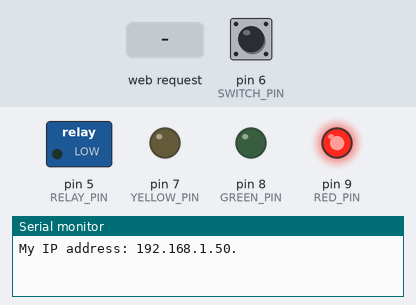
The sketch below on a simulated Arduino Uno, built with avr-gcc and run on an emulated ATmega328P. Parts: switched loads named in the sketch (green lamp = pin HIGH), output pins drawn as LEDs (lit = HIGH), the last lines printed to the serial monitor. The inputs (shaded band) are chosen by the test bench; at power-on: pin 6 (SWITCH_PIN) HIGH. WiFi joins after 1.5 s; servers stay silent unless stated.

Above: at 2.7 s.
2.8 s: HTTP request GET /TOGGLE/ received
At 3.6 s:
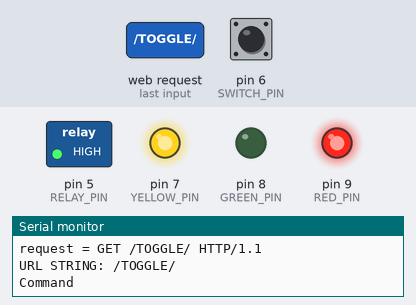
5.3 s: pin 6 (SWITCH_PIN) pulled LOW for 0.15 s
At 5.37 s:
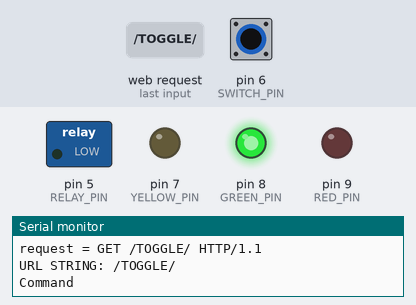
6.9 s: pin 6 (SWITCH_PIN) pulled LOW for 3.2 s
At 10.6 s:
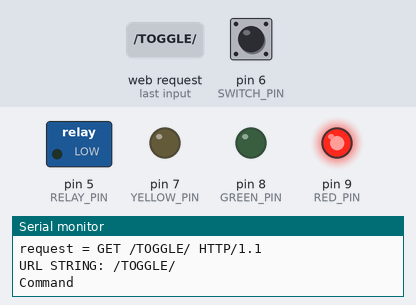
Timing chart, 0 to 12.1 s (numbered marks = the images above; inputs shaded):
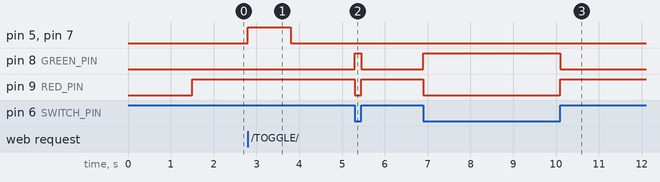

The sketch:

garage.ino
```cpp
#include <SPI.h>
#include <Ethernet.h>

//CONFIGURATION IS UP TO DATE
#define RED_PIN 9
#define GREEN_PIN 8
#define YELLOW_PIN 7
#define RELAY_PIN 5
#define SWITCH_PIN 6

bool red_state = false;
bool yellow_state = false;
bool green_state = false;
bool garage_state = false;
bool relay_state = false;
int switch_state = 0;
unsigned long triggertime;

// Enter a MAC address and IP address for your controller below.
// The IP address will be dependent on your local network:
byte mac[] = {
  0xDE, 0xAD, 0xBE, 0xEF, 0xFE, 0xED};
//byte ip[] = {192,168,1,177};

// Initialize the Ethernet server library
// with the IP address and port you want to use
// (port 80 is default for HTTP):
#if defined(ARDUINO) && ARDUINO >= 100
EthernetServer server(80);
#else
Server server(80);
#endif

void setup()
{
  triggertime =  millis();
  pinMode(RED_PIN, OUTPUT);
  pinMode(GREEN_PIN, OUTPUT);
  pinMode(YELLOW_PIN, OUTPUT);
  pinMode(RELAY_PIN, OUTPUT);
  pinMode(SWITCH_PIN, INPUT);
  digitalWrite(SWITCH_PIN, HIGH);
  Serial.begin(9600);
  // start the Ethernet connection:
  if (Ethernet.begin(mac) == 0) {
    Serial.println("Failed to configure Ethernet using DHCP");
    // no point in carrying on, so do nothing forevermore:
    for(;;)
      ;
  }
  // print your local IP address:
  Serial.print("My IP address: ");
  for (byte thisByte = 0; thisByte < 4; thisByte++) {
    // print the value of each byte of the IP address:
    Serial.print(Ethernet.localIP()[thisByte], DEC);
    Serial.print(".");
  }
  Serial.println();
}

//  url buffer size
#define BUFSIZE 255
// Toggle case sensitivity
#define CASESENSE true

void loop()
{
  char clientline[BUFSIZE];
  readSwitch();
  int index = 0;
  // listen for incoming clients
#if defined(ARDUINO) && ARDUINO >= 100
  EthernetClient client = server.available();
#else
  Client client = server.available();
#endif
  if (client) {
    //  reset input buffer
    index = 0;
    while (client.connected()) {
      if (client.available()) {
        char c = client.read();
        //  fill url the buffer
        if(c != '\n' && c != '\r' && index < BUFSIZE){ // Reads until either an eol character is reached or the buffer is full
          clientline[index++] = c;
          continue;
        }
       // Serial.print("client available bytes before flush: ");
       // Serial.println(client.available());
        Serial.print("request = ");
        Serial.println(clientline);
        // Flush any remaining bytes from the client buffer
        client.flush();
        // Should be 0
       // Serial.print("client available bytes after flush: ");
        //Serial.println(client.available());
        String urlString = String(clientline);
        urlString = urlString.substring(urlString.indexOf('/'), urlString.indexOf(' ', urlString.indexOf('/')));
        urlString.toUpperCase();
        Serial.print("URL STRING: ");
        Serial.println(urlString);
        int urlStringLength = urlString.length();
        int slashCount = 0;
        for (int i = 0; i < urlStringLength; i++)
        {
          if (urlString.charAt(i) == '/')
          {
            slashCount++;
          }
        }
        //  get the first two parameters
        int firstSlash = urlString.indexOf('/');
        int lastSlash = urlString.lastIndexOf('/');

        if (slashCount == 1)
        {
          if (urlString == "/")
          {
          //default / request
          //Print Status
          String jsonOut = String();
          jsonOut += "{\"";
          jsonOut += "Garage Status";
          jsonOut += "\":\"";
          jsonOut += garage_state;
          jsonOut += "\"}";
          client.println("HTTP/1.1 200 OK");
          client.println("Content-Type: text/html");
          client.println("Access-Control-Allow-Origin: *");
          client.println();
          client.println(jsonOut);
          }
          else if (urlString == "/FAVICON.ICO")
          {
          //do nothing
          }
          else {
             Serial.println("erroring");
            client.println("HTTP/1.1 404 Not Found");
            client.println("Content-Type: text/html");
            client.println();
          }
        }
        else if (slashCount == 2)
        {
          //We have a command
          Serial.println("Command");
          if (urlString == "/TOGGLE/")
          {
            if (triggerRelay()){
            String jsonOut = String();
            jsonOut += "{\"";
            jsonOut += "Garage Status";
            jsonOut += "\":\"";
            jsonOut += garage_state;
            jsonOut += "\"}";
            client.println("HTTP/1.1 200 OK");
            client.println("Content-Type: text/html");
            client.println("Access-Control-Allow-Origin: *");
            client.println();
            client.println(jsonOut);
            }
            else
            {
            client.println("HTTP/1.1 200 OK");
            client.println("Content-Type: text/html");
            client.println("Access-Control-Allow-Origin: *");
            client.println();
            client.println("Please wait 10 seconds before toggling garage door again.");
            }
          }
        }
        else if (slashCount == 3)
        {
          //We have a command + parameter
          Serial.println("Command + Parameter");
        }

        else
        {
          //Error
           Serial.println("erroring");
          client.println("HTTP/1.1 404 Not Found");
          client.println("Content-Type: text/html");
          client.println();
        }
        break;
      }
    }

    // give the web browser time to receive the data
    delay(1);

    // close the connection:
    client.stop();
  }
}

bool triggerRelay()
{
  unsigned long x =  millis();
  unsigned long diff = x - triggertime;
  if (diff < 10000)
  {
    //too soon
    //Serial.println("Wait 10 seconds before toggling relay again.");
    //return false;
  }

  digitalWrite(RELAY_PIN, HIGH);
  digitalWrite(YELLOW_PIN, HIGH);
  delay(1000);
  digitalWrite(RELAY_PIN, LOW);
  digitalWrite(YELLOW_PIN, LOW);

  triggertime =  millis();
  return true;


 /* if (garage_state == false){
    garage_state = true;
      //digitalWrite(RED_PIN, true);
    //digitalWrite(GREEN_PIN, false);
    Serial.println("Garage open.");
    return;
  }
  else if (garage_state == true);
  {
    garage_state = false;
       //digitalWrite(RED_PIN, false);
    //digitalWrite(GREEN_PIN, true);
    Serial.println("Garage closed.");
    return;
  }
  */
}
void readSwitch()
{
  switch_state = digitalRead(SWITCH_PIN);
  if (switch_state == 1)
  {
    garage_state = true;
   //  Serial.println("Garage open.");
    digitalWrite(RED_PIN, true);
    digitalWrite(GREEN_PIN, false);
  }
  else if (switch_state == 0)
  {
    garage_state = false;
   // Serial.println("Garage closed.");
    digitalWrite(RED_PIN, false);
    digitalWrite(GREEN_PIN, true);
  }
}
```

Measured:
- after the input at 2.8 s, pin 5 (RELAY_PIN), pin 7 (YELLOW_PIN): LOW → HIGH at once, → LOW 1.0 s later
- after the input at 5.3 s, pin 8 (GREEN_PIN): LOW → HIGH at once, → LOW 0.15 s later; pin 9 (RED_PIN): HIGH → LOW at once, → HIGH 0.15 s later
- after the input at 6.9 s, pin 8 (GREEN_PIN): LOW → HIGH at once, → LOW 3.2 s later; pin 9 (RED_PIN): HIGH → LOW at once, → HIGH 3.2 s later
